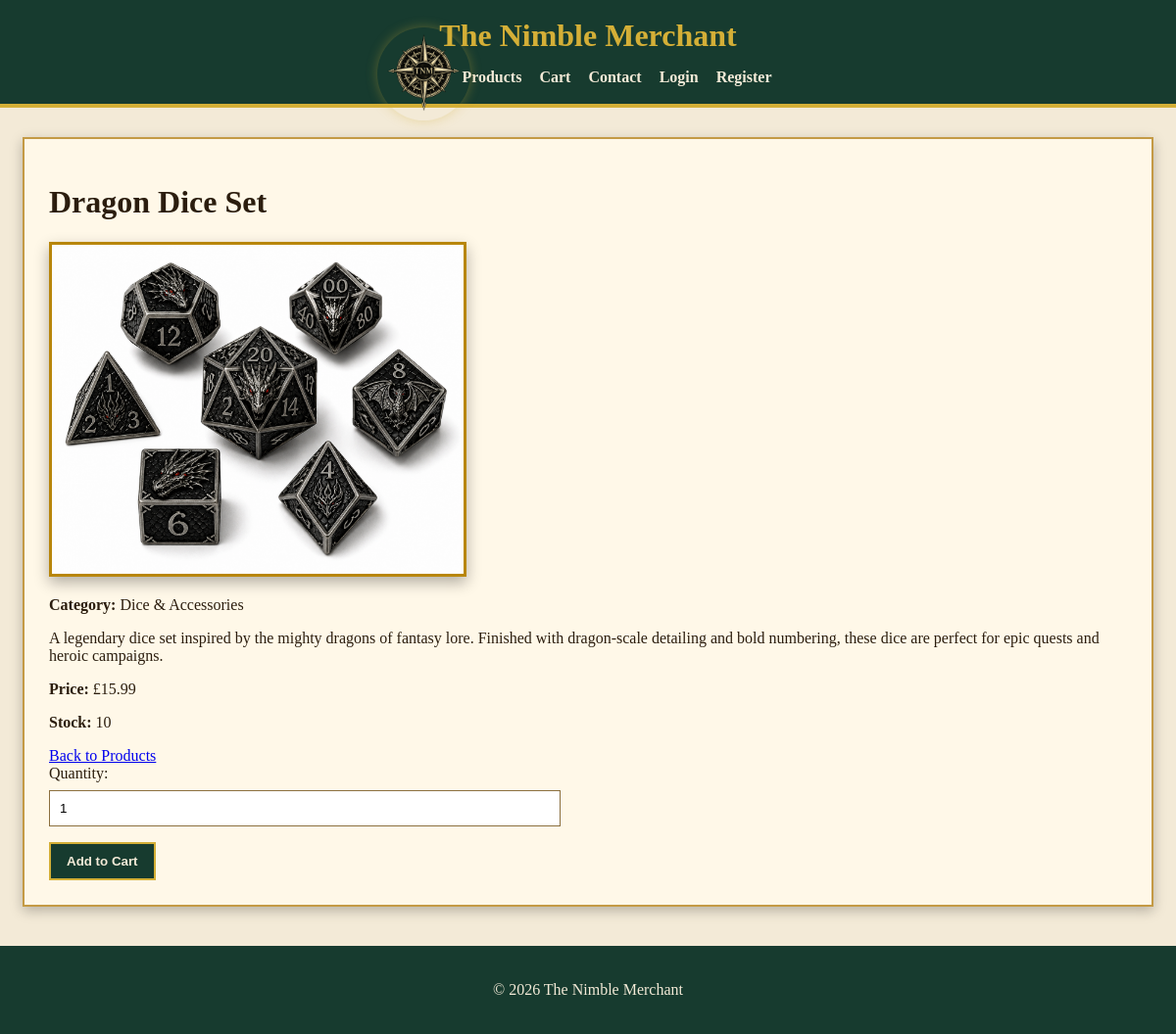
Screenshot of /products/2/ with the database file from the repository.
### products/models.py (models this page shows, shortened)
class Product(models.Model):
    category = models.ForeignKey(
        Category,
        null=True,
        blank=True,
        on_delete=models.SET_NULL
    )
    name = models.CharField(max_length=254)
    description = models.TextField()
    price = models.DecimalField(max_digits=6, decimal_places=2)
    image = models.ImageField(upload_to='products/', null=True, blank=True)
    stock_quantity = models.PositiveIntegerField(default=0)

class Category(models.Model):
    name = models.CharField(max_length=254)
    friendly_name = models.CharField(max_length=254, blank=True, null=True)
    class Meta:
        verbose_name_plural = 'Categories'

### products/views.py (the view)
def product_detail(request, product_id):
    product = get_object_or_404(Product, pk=product_id)
    context = {
        "product": product,
    }
    return render(request, "products/product_detail.html", context)

### products/templates/products/product_detail.html (shortened to what this page needs)
{% extends "base.html" %}
{% block content %}
<h1>{{ product.name }}</h1>
{% load static %}
{% if product.image %}
    <img src="{% static 'images/' %}{{ product.image.name|cut:'products/' }}"
     alt="{{ product.name }}"
     class="product-detail-image">
{% endif %}
{% if product.category %}
    <p><strong>Category:</strong> {{ product.category.friendly_name }}</p>
{% endif %}
<p>{{ product.description }}</p>
<p><strong>Price:</strong> £{{ product.price }}</p>
<p><strong>Stock:</strong> {{ product.stock_quantity }}</p>
<a href="{% url 'products' %}">Back to Products</a>
<form method="POST" action="{% url 'add_to_cart' product.id %}">
    <label for="quantity">Quantity:</label>
    <input type="number" name="quantity" value="1" min="1" max="{{ product.stock_quantity }}">
    <button type="submit">Add to Cart</button>
</form>
{% endblock %}

### static/css/base.css (style rules this page uses)
body { margin: 0; font-family: Georgia, 'Times New Roman', serif; background: #f3ead7; color: #2b1d0e; }
button, a.button { background: #173b2f; color: #f3ead7; border: 2px solid #d4af37; padding: 10px 16px; cursor: pointer; text-decoration: none; font-weight: bold; }
input, textarea { display: block; width: 100%; max-width: 500px; padding: 10px; margin: 8px 0 16px 0; border: 1px solid #8b6f3e; }
.product-detail-image { width: 420px; max-width: 100%; height: auto; display: block; margin: 20px 0; border: 3px solid #b8860b; box-shadow: 0 6px 14px rgba(0, 0, 0, 0.3); }

### rows the page displays
Product: name "Dragon Dice Set", image.name (picture), category.friendly_name "Dice & Accessories", description "A legendary dice set inspired by the mighty dragons of fantasy lore. Finished with dragon-scale detailing and bold numbering, these dice are perfect for epic quests and heroic campaigns.", price "15.99", stock_quantity "10"
